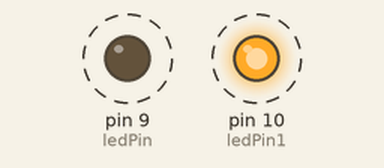
Recording of a sketch running on a simulated Arduino Uno, built with avr-gcc and run on an emulated ATmega328P. On the bench: output pins drawn as LEDs (lit = HIGH). Dashed ring = blinking.

Above: at 0.5 s.
Timing chart, 0 to 4.7 s (numbered marks = the images above):
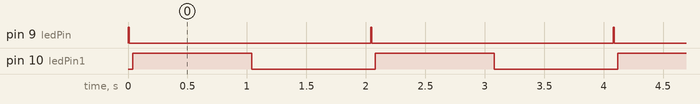

Measured:
- by itself, pin 9 (ledPin): alternates HIGH for 0.01 s and LOW for 2.0 s
- by itself, pin 10 (ledPin1): alternates HIGH for 1.0 s and LOW for 1.0 s
- by itself, everything shown: repeats every 2.0 s, in 3 steps

The sketch:

sketch_apr26a.ino
```cpp
int ledPin = 9;
int ledPin1 = 10;

void setup() {
  // put your setup code here, to run once:
  pinMode(ledPin,OUTPUT);
  pinMode (ledPin1,OUTPUT);
}

void loop() {
  // put your main code here, to run repeatedly:

  digitalWrite(ledPin,HIGH);
  delay(10); //acende
  digitalWrite(ledPin,LOW);
  delay(30); //apaga
  digitalWrite(ledPin1,HIGH);
  delay(1000); //acende
  digitalWrite(ledPin1,LOW);
  delay(1000); //apaga


}
```
